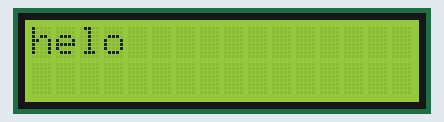
Simulated run of this sketch. Board: Arduino Uno, built with avr-gcc and run on an emulated ATmega328P. On the bench: 16×2 character LCD. Wiring (inferred from the names in the program): character LCD (HD44780): RS pin 12; E pin 11; data pin 5, pin 4, pin 3, pin 2.

Above: at 0.1 s.

The sketch:

16x2_LCD_mod_str.ino
```cpp
//This code interfaces the Hitachi HD44780 LCD without using the LiquidCrystal library, in a 4-bit mode, a must try to throughly understand the working of the LCD

#define RS 12
#define E 11
#define D4 5
#define D5 4
#define D6 3
#define D7 2


void lcdwrite(char *data_l){   //*data_l is a pointer because we don't know the length of the input string. Can also simply make it [32] if working on a 16x2 lcd

  char data;
  int len=strlen(data_l);

   for(int i=0;i<len;i++){

     if(i==16){lcdcmdwrite(0xC0);} //wrap text functionality
     data=data_l[i];

     digitalWrite(RS, 1);      //Change RS for data
     digitalWrite(D4, (data & 0b00010000) >> 4);   //I have written the code using binary numbers since it is much easier for people new to coding to visualise the bit shift, replace the giant binary number with smaller hexadecimal numbers to simplify your code
     digitalWrite(D5, (data & 0b00100000) >> 5);   // for eg, replace 0b00100000 with 0x20
     digitalWrite(D6, (data & 0b01000000) >> 6);
     digitalWrite(D7, (data & 0b10000000) >> 7);
     digitalWrite(E, HIGH);
     digitalWrite(E, LOW);
     digitalWrite(D4, (data & 0b00000001) >> 0);
     digitalWrite(D5, (data & 0b00000010) >> 1);
     digitalWrite(D6, (data & 0b00000100) >> 2);
     digitalWrite(D7, (data & 0b00001000) >> 3);
     digitalWrite(E, HIGH);
     digitalWrite(E, LOW);
  }
}                                                  //to understand the bit shifting, assume a 8-bit ASCII value for any character and see what happens!
                                                   // we basically OR each individual data bit of the ASCII value, bit shift it to get it to the LSB and write it to the LCD's data pin
void lcdcmdwrite(char data){

    digitalWrite(RS, 0);     //Change RS for command
    digitalWrite(D4, (data & 0b00010000) >> 4);
    digitalWrite(D5, (data & 0b00100000) >> 5);
    digitalWrite(D6, (data & 0b01000000) >> 6);
    digitalWrite(D7, (data & 0b10000000) >> 7);
    digitalWrite(E, HIGH);
    digitalWrite(E, LOW);
    digitalWrite(D4, (data & 0b00000001) >> 0);
    digitalWrite(D5, (data & 0b00000010) >> 1);
    digitalWrite(D6, (data & 0b00000100) >> 2);
    digitalWrite(D7, (data & 0b00001000) >> 3);
    digitalWrite(E, HIGH);
    digitalWrite(E, LOW);

}

void lcd_ini(){

  //lcdwrite(0, 0x33);
  //delay(15);
  lcdcmdwrite(0x32);//4 bit initialisation
  delay(15);
  lcdcmdwrite(0x28);//2line 5*7 matrix in 4-bit
  delay(15);
  lcdcmdwrite(0x01);//clr display
  delay(15);
  lcdcmdwrite(0x0C);//remove cursor display
  delay(15);
  lcdcmdwrite(0x06);//increment cursor (right)
  delay(15);
  lcdcmdwrite(0x80);
  delay(15);

}


void setup() {
  // put your setup code here, to run once:

  pinMode(2,OUTPUT);
  pinMode(3,OUTPUT);
  pinMode(4,OUTPUT);
  pinMode(5,OUTPUT);
  pinMode(11,OUTPUT);
  pinMode(12,OUTPUT);


  lcd_ini();          //initiates the lcd with the commands found in the datasheet of hd44780, refer to page 24 for further details
  lcdwrite("helo");  //now we can directly input a string parameter instead of one character at a time

}

void loop() {}
```
